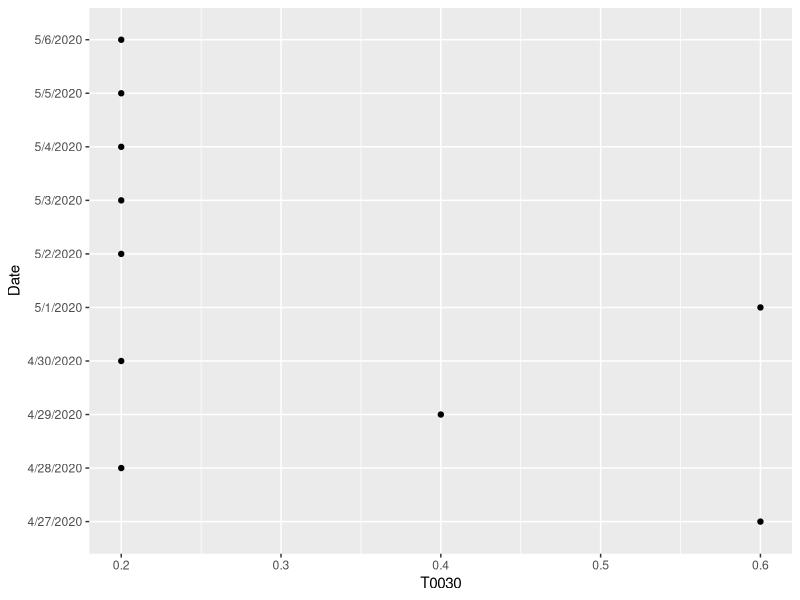

The R script that drew this image: (Note: this script raises an error after producing the figure.)
library(ggplot2)
library(reshape)

ls()
powerusage <- read.csv('./data/dominion_05072020_history_kw.csv', header=FALSE)
colnames(powerusage) <- c("Date","T0030","T0100","T0130","T0200","T0230","T0300","T0330","T0400","T0430","T0500","T0530","T0600","T0630","T0700","T0730","T0800","T0830","T0900","T0930","T1000","T1030","T1100","T1130","T1200","T1230","T1300","T1330","T1400","T1430","T1500","T1530","T1600","T1630","T1700","T1730","T1800","T1830","T1900","T1930","T2000","T2030","T2100","T2130","T2200","T2230","T2300","T2330","T2400")

str(powerusage)
summary(powerusage)

ggplot(data=powerusage, aes(x=T0030, y=Date)) + geom_line() + geom_point()


?aes()

# Need:
# Date, Time, KW, KWH
# I think this will plot better. Have to transform.


longPowerUsage <- melt(powerusage)
str(longPowerUsage)
summary(longPowerUsage)

sum(powerusage$T2200)
sum(powerusage$T2300)

#rowSums(powerusage[2,], na.rm=TRUE)

#longPowerUsage2 <- melt(longPowerUsage, id.vars = c("Date", "variable"))
#longPowerUsage2

ggplot(data=longPowerUsage, aes(x=variable, y=value)) + geom_line() + geom_point()
